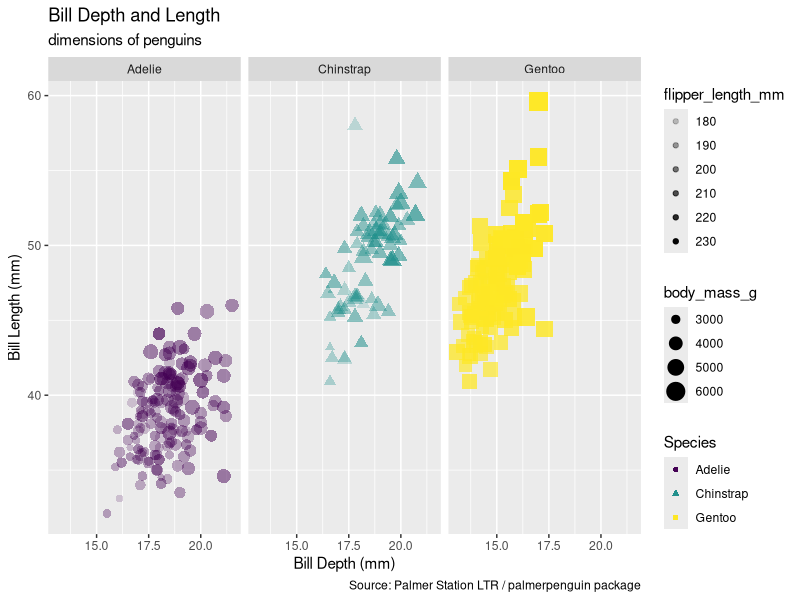

R code for this plot:
#######################################
## week 3 script##
### if not installed install package
### install.packages("palmerpenguins")  ###
### This session we are learning how to plot in more detail

## Author Jessica
########################################

library(tidyverse)
library(palmerpenguins)
glimpse(penguins)

ggplot(data = penguins, ###can use color, shape, size, and alpha (transparency)
  mapping = aes(x = bill_depth_mm, ### x data ###
                y = bill_length_mm, ### y data ###
                size = body_mass_g, ### size based off body mass
                alpha = flipper_length_mm, ###when I want the transparency to be based off the values
                color = species,  ### I can also make color and shape different things##
                shape = species))+  ### this adds color and shape to same category### 
  geom_point() +  ### if I want all points to look the same I can put color, size and shape here
  labs(title = "Bill Depth and Length",
       subtitle = "dimensions of penguins",
       x = "Bill Depth (mm)",
       y = "Bill Length (mm)",
       color = "Species",
       shape = "Species",
       caption = "Source: Palmer Station LTR / palmerpenguin package")+
       scale_color_viridis_d() +
#facet_grid (species~sex) ### means sex as a function of species+
facet_wrap(~species) ### not a grid and wrapping by species, 
### only columns use right of ~, only rows use left of ~, ncol to specify number of columns
# + guides(color = FALSE) deletes legend

  ### use function labs to create labels ##
  
